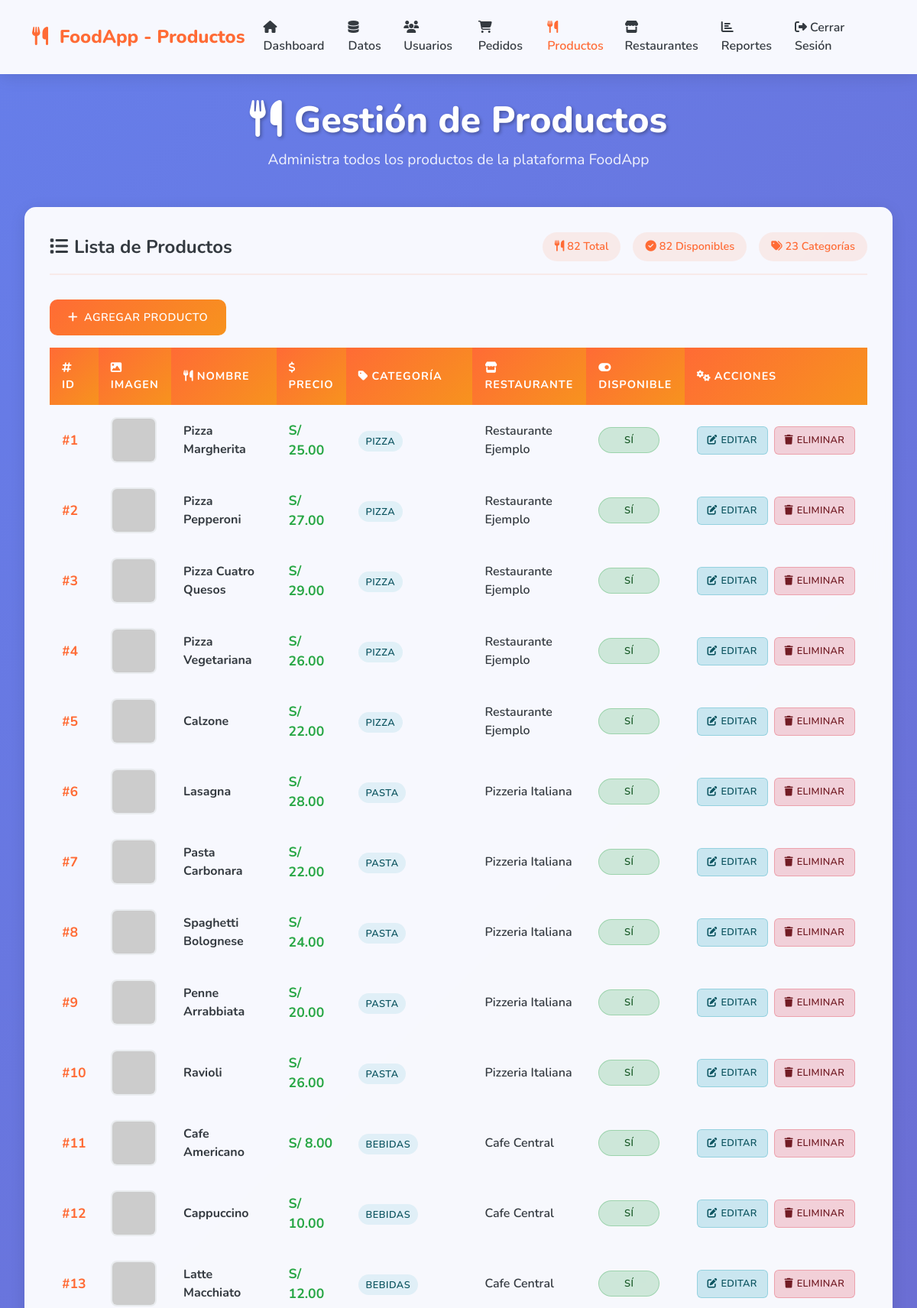
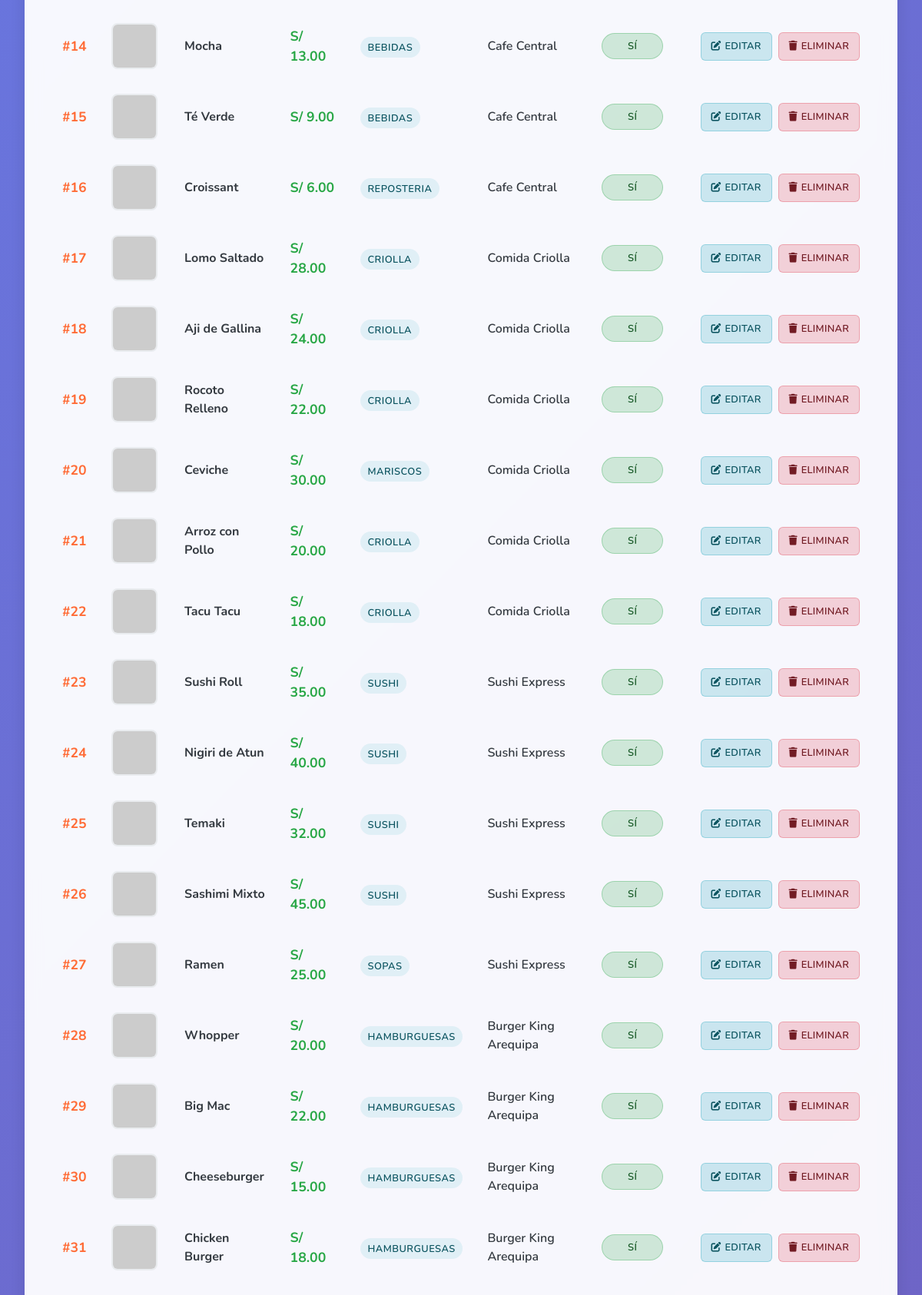
Page /foodapp_php/views/admin_products.php (signed in, upper part) on the committed database (2 pictures, top to bottom).
### tables this page shows
CREATE TABLE productos (
    id INT AUTO_INCREMENT PRIMARY KEY,
    nombre VARCHAR(255) NOT NULL,
    descripcion TEXT,
    precio DECIMAL(10,2) NOT NULL,
    stock INT DEFAULT 0,
    categoria VARCHAR(100),
    disponible BOOLEAN DEFAULT TRUE,
    imagen VARCHAR(255),
    opciones_dieteticas TEXT,
    restaurante_id INT,
    FOREIGN KEY (restaurante_id) REFERENCES restaurantes(id) ON DELETE CASCADE
);

CREATE TABLE restaurantes (
    id INT AUTO_INCREMENT PRIMARY KEY,
    nombre VARCHAR(255) NOT NULL,
    ruc VARCHAR(20) UNIQUE,
    direccion TEXT,
    tiempo_entrega INT,
    calificacion FLOAT DEFAULT 0,
    estado ENUM('ABIERTO', 'CERRADO', 'OCUPADO') DEFAULT 'CERRADO',
    ubicacion_gps VARCHAR(255),
    usuario_id INT,
    imagen VARCHAR(255),  
    FOREIGN KEY (usuario_id) REFERENCES usuarios(id)
);

### foodapp_php/views/admin_products.php (the view, shortened to what this page needs)
<!DOCTYPE html>
<html lang="es">
<head>
    <link href="https://cdn.jsdelivr.net/npm/bootstrap@5.3.0/dist/css/bootstrap.min.css" rel="stylesheet">
    <link rel="stylesheet" href="https://cdnjs.cloudflare.com/ajax/libs/font-awesome/6.4.0/css/all.min.css">
</head>
<body>
    <nav class="navbar navbar-expand-lg">
        <div class="container">
            <a class="navbar-brand" href="#">
                <i class="fas fa-utensils me-2"></i>
                FoodApp - Productos
            </a>
            <div class="collapse navbar-collapse" id="navbarNav">
                <ul class="navbar-nav ms-auto">
                    <li class="nav-item">
                        <a class="nav-link" href="admin.php">
                            <i class="fas fa-home me-1"></i>Dashboard
                        </a>
                    </li>
                    <li class="nav-item">
                        <a class="nav-link" href="admin_data.php">
                            <i class="fas fa-database me-1"></i>Datos
                        </a>
                    </li>
                    <li class="nav-item">
                        <a class="nav-link" href="admin_users.php">
                            <i class="fas fa-users me-1"></i>Usuarios
                        </a>
                    </li>
                    <li class="nav-item">
                        <a class="nav-link" href="admin_orders.php">
                            <i class="fas fa-shopping-cart me-1"></i>Pedidos
                        </a>
                    </li>
                    <li class="nav-item">
                        <a class="nav-link" href="admin_products.php" style="color: var(--primary-color) !important;">
                            <i class="fas fa-utensils me-1"></i>Productos
                        </a>
                    </li>
                    <li class="nav-item">
                        <a class="nav-link" href="admin_restaurants.php">
                            <i class="fas fa-store me-1"></i>Restaurantes
                        </a>
                    </li>
                    <li class="nav-item">
                        <a class="nav-link" href="admin_reports.php">
                            <i class="fas fa-chart-bar me-1"></i>Reportes
                        </a>
                    </li>
                    <li class="nav-item">
                        <a class="nav-link" href="../controllers/logout.php">
                            <i class="fas fa-sign-out-alt me-1"></i>Cerrar Sesión
                        </a>
                    </li>
                </ul>
            </div>
        </div>
    </nav>
    <div class="main-container">
        <div class="page-header">
            <h1><i class="fas fa-utensils me-3"></i>Gestión de Productos</h1>
            <p>Administra todos los productos de la plataforma FoodApp</p>
        </div>
        <div class="products-container fade-in">
            <div class="products-header">
                <h2 class="products-title">
                    <i class="fas fa-list me-2"></i>Lista de Productos
                </h2>
                <div class="products-stats">
                    <?php
                    $total_products = $conn->query("SELECT COUNT(*) as count FROM productos")->fetch_assoc()['count'];
                    $available_products = $conn->query("SELECT COUNT(*) as count FROM productos WHERE disponible = 1")->fetch_assoc()['count'];
                    $categories_count = $conn->query("SELECT COUNT(DISTINCT categoria) as count FROM productos")->fetch_assoc()['count'];
                    ?>
                    <span class="stat-badge">
                        <i class="fas fa-utensils me-1"></i><?php echo $total_products; ?> Total
                    </span>
                    <span class="stat-badge">
                        <i class="fas fa-check-circle me-1"></i><?php echo $available_products; ?> Disponibles
                    </span>
                    <span class="stat-badge">
                        <i class="fas fa-tags me-1"></i><?php echo $categories_count; ?> Categorías
                    </span>
                </div>
            </div>
            <button class="add-product-btn" onclick="openModal()">
                <i class="fas fa-plus"></i>Agregar Producto
            </button>
            <div class="table-responsive">
                <table class="products-table">
                    <thead>
                        <tr>
                            <th><i class="fas fa-hashtag me-1"></i>ID</th>
                            <th><i class="fas fa-image me-1"></i>Imagen</th>
                            <th><i class="fas fa-utensils me-1"></i>Nombre</th>
                            <th><i class="fas fa-dollar-sign me-1"></i>Precio</th>
                            <th><i class="fas fa-tag me-1"></i>Categoría</th>
                            <th><i class="fas fa-store me-1"></i>Restaurante</th>
                            <th><i class="fas fa-toggle-on me-1"></i>Disponible</th>
                            <th><i class="fas fa-cogs me-1"></i>Acciones</th>
                        </tr>
                    </thead>
                    <tbody>
                        <?php
                        $result = $conn->query("SELECT p.id, p.nombre, p.precio, p.categoria, p.imagen, r.nombre as restaurante, p.disponible FROM productos p JOIN restaurantes r ON p.restaurante_id = r.id ORDER BY p.id");
                        if ($result->num_rows === 0) {
                            echo '<tr><td colspan="8">
                                <div class="empty-state">
                                    <i class="fas fa-utensils"></i>
                                    <h3>No hay productos registrados</h3>
                                    <p>Agrega el primer producto para comenzar.</p>
                                </div>
                            </td></tr>';
                        } else {
                            while ($row = $result->fetch_assoc()) {
                                $id = intval($row['id']);
                                $nombre = htmlspecialchars($row['nombre']);
                                $precio = 'S/ ' . number_format($row['precio'], 2);
                                $categoria = htmlspecialchars($row['categoria']);
                                $restaurante = htmlspecialchars($row['restaurante']);
                                $disponible = $row['disponible'] ? 'available' : 'unavailable';
                                $disponible_text = $row['disponible'] ? 'Sí' : 'No';
                                $imagen_src = '';
                                $imagen_alt = 'Sin imagen';
                                if (empty($imagen_src)) {
                                    $imagen_src = 'https://via.placeholder.com/60x60/cccccc/666666?text=Sin+Imagen';
                                }
                                echo "<tr>
                                        <td><span class='product-id'>#{$id}</span></td>
                                        <td><img src='{$imagen_src}' alt='{$imagen_alt}' class='product-thumbnail' style='width: 60px; height: 60px; object-fit: cover; border-radius: 8px; border: 2px solid #e9ecef;'></td>
                                        <td><span class='product-name'>{$nombre}</span></td>
                                        <td><span class='product-price'>{$precio}</span></td>
                                        <td><span class='product-category'>{$categoria}</span></td>
                                        <td><span class='restaurant-name'>{$restaurante}</span></td>
                                        <td><span class='availability-badge {$disponible}'>{$disponible_text}</span></td>
                                        <td>
                                            <div class='action-buttons'>
                                                <a href='?edit={$id}' class='action-btn edit-btn'>
                                                    <i class='fas fa-edit'></i>Editar
                                                </a>
                                                <button class='action-btn delete-btn' onclick=\"confirmDelete('product', {$id})\">
                                                    <i class='fas fa-trash'></i>Eliminar
                                                </button>
                                            </div>
                                        </td>
                                    </tr>";
                            }
                        }
                        ?>
                    </tbody>
                </table>
            </div>
        </div>
    </div>
</body>
</html>

### foodapp_php/views/admin_products.php (style rules this page uses)
:root { --primary-color: #ff6b35; --secondary-color: #f7931e; --success-color: #28a745; --warning-color: #ffc107; --danger-color: #dc3545; --info-color: #17a2b8; --dark-color: #343a40; --light-color: #f8f9fa; --shadow: 0 4px 20px rgba(0,0,0,0.1); --border-radius: 15px; }
* { margin: 0; padding: 0; box-sizing: border-box; }
body { font-family: 'Nunito', sans-serif; background: linear-gradient(135deg, #667eea 0%, #764ba2 100%); min-height: 100vh; color: #333; }
.navbar { background: rgba(255, 255, 255, 0.95); backdrop-filter: blur(10px); border-bottom: 1px solid rgba(255, 255, 255, 0.2); padding: 1rem 0; box-shadow: var(--shadow); }
.navbar-brand { font-weight: 800; font-size: 1.5rem; color: var(--primary-color) !important; }
.navbar-nav .nav-link { color: var(--dark-color) !important; font-weight: 600; transition: all 0.3s ease; }
.main-container { max-width: 1400px; margin: 0 auto; padding: 2rem; }
.page-header { text-align: center; margin-bottom: 3rem; color: white; }
.page-header h1 { font-size: 3rem; font-weight: 800; margin-bottom: 0.5rem; text-shadow: 2px 2px 4px rgba(0,0,0,0.3); }
.page-header p { font-size: 1.2rem; opacity: 0.9; font-weight: 400; }
.products-container { background: rgba(255, 255, 255, 0.95); backdrop-filter: blur(10px); border-radius: var(--border-radius); padding: 2rem; box-shadow: var(--shadow); border: 1px solid rgba(255, 255, 255, 0.2); }
.products-header { display: flex; justify-content: space-between; align-items: center; margin-bottom: 2rem; padding-bottom: 1rem; border-bottom: 2px solid rgba(255, 107, 53, 0.1); }
.products-title { font-size: 1.5rem; font-weight: 700; color: var(--dark-color); margin: 0; }
.products-stats { display: flex; gap: 1rem; }
.stat-badge { background: rgba(255, 107, 53, 0.1); color: var(--primary-color); padding: 0.5rem 1rem; border-radius: 20px; font-weight: 600; font-size: 0.9rem; }
.add-product-btn { background: linear-gradient(135deg, #ff6b35, #f7931e); color: white; border: none; padding: 0.8rem 1.5rem; border-radius: 10px; font-weight: 600; font-size: 0.9rem; cursor: pointer; transition: all 0.3s ease; display: inline-flex; align-items: center; gap: 0.5rem; text-decoration: none; text-transform: uppercase; letter-spacing: 0.5px; }
.products-table { width: 100%; border-collapse: separate; border-spacing: 0; margin-top: 1rem; }
.products-table thead th { background: linear-gradient(135deg, #ff6b35, #f7931e); color: white; padding: 1rem; text-align: left; font-weight: 700; font-size: 0.9rem; text-transform: uppercase; letter-spacing: 1px; border: none; position: sticky; top: 0; z-index: 10; }
.products-table tbody tr { transition: all 0.3s ease; border-bottom: 1px solid rgba(0,0,0,0.05); }
.products-table tbody td { padding: 1rem; border: none; vertical-align: middle; }
.product-id { font-weight: 700; color: var(--primary-color); font-size: 1.1rem; }
.product-name { font-weight: 700; color: var(--dark-color); font-size: 1rem; }
.product-price { font-weight: 700; font-size: 1.1rem; color: var(--success-color); }
.product-category { background: rgba(23, 162, 184, 0.1); color: #0c5460; padding: 0.3rem 0.6rem; border-radius: 15px; font-size: 0.8rem; font-weight: 600; text-transform: uppercase; letter-spacing: 0.5px; }
.restaurant-name { font-weight: 600; color: var(--dark-color); }
.availability-badge { padding: 0.4rem 0.8rem; border-radius: 20px; font-size: 0.8rem; font-weight: 600; text-align: center; text-transform: uppercase; letter-spacing: 0.5px; min-width: 80px; display: inline-block; }
.available { background: rgba(40, 167, 69, 0.2); color: #155724; border: 1px solid rgba(40, 167, 69, 0.3); }
.action-buttons { display: flex; gap: 0.5rem; }
.action-btn { padding: 0.5rem 0.8rem; border-radius: 6px; font-size: 0.8rem; font-weight: 600; text-decoration: none; display: inline-flex; align-items: center; gap: 0.3rem; transition: all 0.3s ease; border: none; cursor: pointer; text-transform: uppercase; letter-spacing: 0.3px; }
.edit-btn { background: rgba(23, 162, 184, 0.2); color: #0c5460; border: 1px solid rgba(23, 162, 184, 0.3); }
.delete-btn { background: rgba(220, 53, 69, 0.2); color: #721c24; border: 1px solid rgba(220, 53, 69, 0.3); }
.product-thumbnail { transition: transform 0.3s ease; cursor: pointer; }
.fade-in { animation: fadeIn 0.5s ease-in; }

### rows in the picture
productos: id "1", nombre "Pizza Margherita", precio "S/ 25.00", categoria "PIZZA", restaurante.nombre "Restaurante Ejemplo", disponible "SÍ"
productos: id "2", nombre "Pizza Pepperoni", precio "S/ 27.00", categoria "PIZZA", restaurante.nombre "Restaurante Ejemplo", disponible "SÍ"
productos: id "3", nombre "Pizza Cuatro Quesos", precio "S/ 29.00", categoria "PIZZA", restaurante.nombre "Restaurante Ejemplo", disponible "SÍ"
productos: id "4", nombre "Pizza Vegetariana", precio "S/ 26.00", categoria "PIZZA", restaurante.nombre "Restaurante Ejemplo", disponible "SÍ"
productos: id "5", nombre "Calzone", precio "S/ 22.00", categoria "PIZZA", restaurante.nombre "Restaurante Ejemplo", disponible "SÍ"
productos: id "6", nombre "Lasagna", precio "S/ 28.00", categoria "PASTA", restaurante.nombre "Pizzeria Italiana", disponible "SÍ"
productos: id "7", nombre "Pasta Carbonara", precio "S/ 22.00", categoria "PASTA", restaurante.nombre "Pizzeria Italiana", disponible "SÍ"
productos: id "8", nombre "Spaghetti Bolognese", precio "S/ 24.00", categoria "PASTA", restaurante.nombre "Pizzeria Italiana", disponible "SÍ"
productos: id "9", nombre "Penne Arrabbiata", precio "S/ 20.00", categoria "PASTA", restaurante.nombre "Pizzeria Italiana", disponible "SÍ"
productos: id "10", nombre "Ravioli", precio "S/ 26.00", categoria "PASTA", restaurante.nombre "Pizzeria Italiana", disponible "SÍ"
productos: id "11", nombre "Cafe Americano", precio "S/ 8.00", categoria "BEBIDAS", restaurante.nombre "Cafe Central", disponible "SÍ"
productos: id "12", nombre "Cappuccino", precio "S/ 10.00", categoria "BEBIDAS", restaurante.nombre "Cafe Central", disponible "SÍ"
productos: id "13", nombre "Latte Macchiato", precio "S/ 12.00", categoria "BEBIDAS", restaurante.nombre "Cafe Central", disponible "SÍ"
productos: id "14", nombre "Mocha", precio "S/ 13.00", categoria "BEBIDAS", restaurante.nombre "Cafe Central", disponible "SÍ"
productos: id "15", nombre "Té Verde", precio "S/ 9.00", categoria "BEBIDAS", restaurante.nombre "Cafe Central", disponible "SÍ"
productos: id "16", nombre "Croissant", precio "S/ 6.00", categoria "REPOSTERIA", restaurante.nombre "Cafe Central", disponible "SÍ"
productos: id "17", nombre "Lomo Saltado", precio "S/ 28.00", categoria "CRIOLLA", restaurante.nombre "Comida Criolla", disponible "SÍ"
productos: id "18", nombre "Aji de Gallina", precio "S/ 24.00", categoria "CRIOLLA", restaurante.nombre "Comida Criolla", disponible "SÍ"
productos: id "19", nombre "Rocoto Relleno", precio "S/ 22.00", categoria "CRIOLLA", restaurante.nombre "Comida Criolla", disponible "SÍ"
productos: id "20", nombre "Ceviche", precio "S/ 30.00", categoria "MARISCOS", restaurante.nombre "Comida Criolla", disponible "SÍ"
productos: id "21", nombre "Arroz con Pollo", precio "S/ 20.00", categoria "CRIOLLA", restaurante.nombre "Comida Criolla", disponible "SÍ"
productos: id "22", nombre "Tacu Tacu", precio "S/ 18.00", categoria "CRIOLLA", restaurante.nombre "Comida Criolla", disponible "SÍ"
productos: id "23", nombre "Sushi Roll", precio "S/ 35.00", categoria "SUSHI", restaurante.nombre "Sushi Express", disponible "SÍ"
productos: id "24", nombre "Nigiri de Atun", precio "S/ 40.00", categoria "SUSHI", restaurante.nombre "Sushi Express", disponible "SÍ"
productos: id "25", nombre "Temaki", precio "S/ 32.00", categoria "SUSHI", restaurante.nombre "Sushi Express", disponible "SÍ"
productos: id "26", nombre "Sashimi Mixto", precio "S/ 45.00", categoria "SUSHI", restaurante.nombre "Sushi Express", disponible "SÍ"
productos: id "27", nombre "Ramen", precio "S/ 25.00", categoria "SOPAS", restaurante.nombre "Sushi Express", disponible "SÍ"
productos: id "28", nombre "Whopper", precio "S/ 20.00", categoria "HAMBURGUESAS", restaurante.nombre "Burger King Arequipa", disponible "SÍ"
productos: id "29", nombre "Big Mac", precio "S/ 22.00", categoria "HAMBURGUESAS", restaurante.nombre "Burger King Arequipa", disponible "SÍ"
productos: id "30", nombre "Cheeseburger", precio "S/ 15.00", categoria "HAMBURGUESAS", restaurante.nombre "Burger King Arequipa", disponible "SÍ"
productos: id "31", nombre "Chicken Burger", precio "S/ 18.00", categoria "HAMBURGUESAS", restaurante.nombre "Burger King Arequipa", disponible "SÍ"

### other values in the picture
$total_products "82"
$available_products "82"
$categories_count "23"
